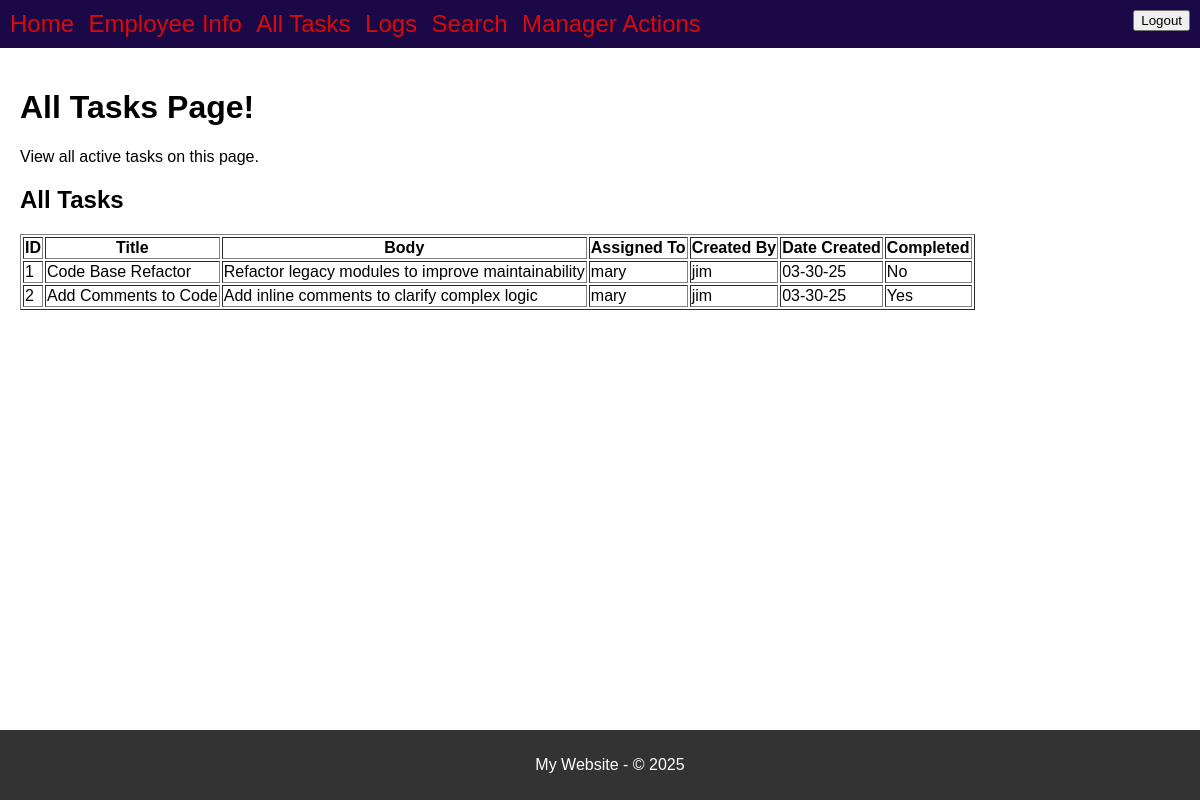
The app's page /all-tasks (signed in) with its own data.
### model.py (models this page shows, shortened)
class Tasks(db.Model):
    __tablename__ = 'Tasks'
    id = db.Column(db.Integer, primary_key=True)
    title = db.Column(db.String(30), nullable=False)
    body = db.Column(db.String(200), nullable=False)
    assigned_to = db.Column(db.Integer, db.ForeignKey('Users.id'), nullable=True)
    created_by = db.Column(db.Integer, db.ForeignKey('Users.id'), nullable=True)
    date_created = db.Column(db.String(8), nullable=False)
    completed = db.Column(db.Integer, default=0)
    assigned_user = db.relationship('Users', foreign_keys=[assigned_to])
    creator_user = db.relationship('Users', foreign_keys=[created_by])

class Users(db.Model):
    __tablename__ = 'Users'
    id = db.Column(db.Integer, primary_key=True)
    username = db.Column(db.String(100), nullable=False, unique=True)
    password = db.Column(db.String(100), nullable=False)
    role = db.Column(db.String(50), nullable=False)

### routes.py (the view)
@app.route('/all-tasks', methods=['GET', 'POST'])
def display_tasks():
    if CS.notLoggedIn():
        return redirect(url_for("display_login"))
    tasks = Tasks.query.all()
    task_columns = [column.name for column in Tasks.__table__.columns]
    return render_template(
        "all-tasks.html",
        title="All Tasks Page!",
        content="View all active tasks on this page.",
        form=form,
        tasks=tasks,
        task_columns=task_columns,
        CS=CS
    )

### current_session.py (called while the page is built)
    @staticmethod
    def isLoggedIn():
        status = "username" in session
        return status

    @staticmethod
    def notLoggedIn():
        return not CurrentSession.isLoggedIn()

    @staticmethod
    def getRole():
        return userRole

    @staticmethod
    def getUsername():
        username = session.get("username", None)  # Get username from session
        return username

### Templates/all-tasks.html (shortened to what this page needs)
{% extends "base.html" %}
{% block page_title %}
    {{ title }}
{% endblock %}
{% block content %}
    <p>{{ content }}</p>
    <h2>All Tasks</h2>
    {% if tasks %}
        <table border="1">
            <thead>
                <tr>
                    <th>ID</th>
                    <th>Title</th>
                    <th>Body</th>
                    <th>Assigned To</th>
                    <th>Created By</th>
                    <th>Date Created</th>
                    <th>Completed</th>
                </tr>
            </thead>
            <tbody>
                {% for task in tasks %}
                    <tr>
                        <td>{{ task.id }}</td>
                        <td>{{ task.title }}</td>
                        <td>{{ task.body }}</td>
                        <td>{{ task.assigned_user.username if task.assigned_user else 'None' }}</td>
                        <td>{{ task.creator_user.username if task.creator_user else 'None' }}</td>
                        <td>{{ task.date_created }}</td>
                        <td>{{ 'Yes' if task.completed else 'No' }}</td>
                    </tr>
                {% endfor %}
            </tbody>
        </table>
    {% else %}
        <p>No tasks found in the database.</p>
    {% endif %}
{% endblock %}

### Styles/style.css (style rules this page uses)
body { font-family: sans-serif; margin: 0; padding: 0; }

### records on screen
Tasks: id "1", title "Code Base Refactor", body "Refactor legacy modules to improve maintainability", assigned_user "mary", creator_user "jim", date_created "03-30-25", completed "No"
Tasks: id "2", title "Add Comments to Code", body "Add inline comments to clarify complex logic", assigned_user "mary", creator_user "jim", date_created "03-30-25", completed "Yes"

### other values on screen
{{ title }} "All Tasks Page!"
{{ content }} "View all active tasks on this page."
